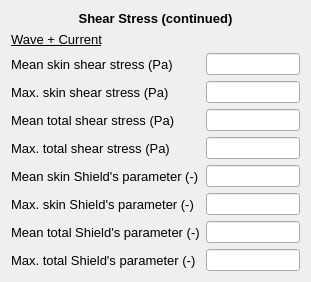
           <widget class="QWidget" name="formLayoutWidget_19">
            <property name="geometry">
             <rect>
              <x>800</x>
              <y>360</y>
              <width>311</width>
              <height>282</height>
             </rect>
            </property>
            <layout class="QFormLayout" name="formLayout_22">
             <item row="0" column="0" colspan="2">
              <widget class="QLabel" name="roughness_lbl_8">
               <property name="font">
                <font>
                 <family>MS Shell Dlg 2</family>
                 <pointsize>10</pointsize>
                 <weight>75</weight>
                 <bold>true</bold>
                </font>
               </property>
               <property name="text">
                <string>&lt;html&gt;&lt;head/&gt;&lt;body&gt;&lt;p align=&quot;center&quot;&gt;Shear Stress (continued)&lt;/p&gt;&lt;/body&gt;&lt;/html&gt;</string>
               </property>
              </widget>
             </item>
             <item row="1" column="0">
              <widget class="QLabel" name="roughness_lbl_12">
               <property name="font">
                <font>
                 <family>MS Shell Dlg 2</family>
                 <pointsize>10</pointsize>
                 <weight>75</weight>
                 <bold>true</bold>
                </font>
               </property>
               <property name="text">
                <string>&lt;html&gt;&lt;head/&gt;&lt;body&gt;&lt;p align=&quot;center&quot;&gt;&lt;span style=&quot; font-weight:400; text-decoration: underline;&quot;&gt;Wave + Current&lt;/span&gt;&lt;/p&gt;&lt;/body&gt;&lt;/html&gt;</string>
               </property>
              </widget>
             </item>
             <item row="2" column="0">
              <widget class="QLabel" name="meanSkinShear_wpc_lbl">
               <property name="font">
                <font>
                 <family>MS Shell Dlg 2</family>
                 <pointsize>10</pointsize>
                </font>
               </property>
               <property name="text">
                <string>Mean skin shear stress (Pa)</string>
               </property>
              </widget>
             </item>
             <item row="2" column="1">
              <widget class="QLineEdit" name="meanSkinShear_wpc_txt">
               <property name="readOnly">
                <bool>true</bool>
               </property>
              </widget>
             </item>
             <item row="3" column="0">
              <widget class="QLabel" name="maxSkinShear_wpc_lbl">
               <property name="font">
                <font>
                 <family>MS Shell Dlg 2</family>
                 <pointsize>10</pointsize>
                </font>
               </property>
               <property name="text">
                <string>Max. skin shear stress (Pa)</string>
               </property>
              </widget>
             </item>
             <item row="3" column="1">
              <widget class="QLineEdit" name="maxSkinShear_wpc_txt">
               <property name="readOnly">
                <bool>true</bool>
               </property>
              </widget>
             </item>
             <item row="4" column="0">
              <widget class="QLabel" name="meanTotalShear_wpc_lbl">
               <property name="font">
                <font>
                 <family>MS Shell Dlg 2</family>
                 <pointsize>10</pointsize>
                </font>
               </property>
               <property name="text">
                <string>Mean total shear stress (Pa)</string>
               </property>
              </widget>
             </item>
             <item row="4" column="1">
              <widget class="QLineEdit" name="meanTotalShear_wpc_txt">
               <property name="readOnly">
                <bool>true</bool>
               </property>
              </widget>
             </item>
             <item row="5" column="0">
              <widget class="QLabel" name="maxTotalShear_wpc_lbl">
               <property name="font">
                <font>
                 <family>MS Shell Dlg 2</family>
                 <pointsize>10</pointsize>
                </font>
               </property>
               <property name="text">
                <string>Max. total shear stress (Pa)</string>
               </property>
              </widget>
             </item>
             <item row="5" column="1">
              <widget class="QLineEdit" name="maxTotalShear_wpc_txt">
               <property name="readOnly">
                <bool>true</bool>
               </property>
              </widget>
             </item>
             <item row="6" column="0">
              <widget class="QLabel" name="meanSkinShields_wpc_lbl">
               <property name="font">
                <font>
                 <family>MS Shell Dlg 2</family>
                 <pointsize>10</pointsize>
                </font>
               </property>
               <property name="text">
                <string>Mean skin Shield's parameter (-)</string>
               </property>
              </widget>
             </item>
             <item row="6" column="1">
              <widget class="QLineEdit" name="meanSkinShields_wpc_txt">
               <property name="readOnly">
                <bool>true</bool>
               </property>
              </widget>
             </item>
             <item row="7" column="0">
              <widget class="QLabel" name="maxSkinShields_wpc_lbl">
               <property name="font">
                <font>
                 <family>MS Shell Dlg 2</family>
                 <pointsize>10</pointsize>
                </font>
               </property>
               <property name="text">
                <string>Max. skin Shield's parameter (-)</string>
               </property>
              </widget>
             </item>
             <item row="7" column="1">
              <widget class="QLineEdit" name="maxSkinShields_wpc_txt">
               <property name="readOnly">
                <bool>true</bool>
               </property>
              </widget>
             </item>
             <item row="8" column="0">
              <widget class="QLabel" name="meanTotalShields_wpc_lbl">
               <property name="font">
                <font>
                 <family>MS Shell Dlg 2</family>
                 <pointsize>10</pointsize>
                </font>
               </property>
               <property name="text">
                <string>Mean total Shield's parameter (-)</string>
               </property>
              </widget>
             </item>
             <item row="8" column="1">
              <widget class="QLineEdit" name="meanTotalShields_wpc_txt">
               <property name="readOnly">
                <bool>true</bool>
               </property>
              </widget>
             </item>
             <item row="9" column="0">
              <widget class="QLabel" name="maxTotalShields_wpc_lbl">
               <property name="font">
                <font>
                 <family>MS Shell Dlg 2</family>
                 <pointsize>10</pointsize>
                </font>
               </property>
               <property name="text">
                <string>Max. total Shield's parameter (-)</string>
               </property>
              </widget>
             </item>
             <item row="9" column="1">
              <widget class="QLineEdit" name="maxTotalShields_wpc_txt">
               <property name="readOnly">
                <bool>true</bool>
               </property>
              </widget>
             </item>
            </layout>
           </widget>
